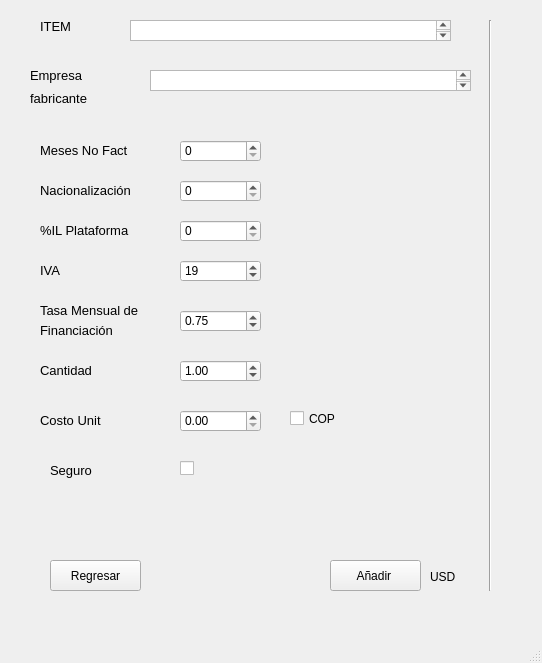
<?xml version="1.0" encoding="UTF-8"?>
<ui version="4.0">
 <class>MainWindow</class>
 <widget class="QMainWindow" name="MainWindow">
  <property name="geometry">
   <rect>
    <x>0</x>
    <y>0</y>
    <width>542</width>
    <height>663</height>
   </rect>
  </property>
  <property name="windowTitle">
   <string>MainWindow</string>
  </property>
  <widget class="QWidget" name="centralwidget">
   <widget class="QTextEdit" name="q1">
    <property name="geometry">
     <rect>
      <x>150</x>
      <y>70</y>
      <width>321</width>
      <height>21</height>
     </rect>
    </property>
   </widget>
   <widget class="QLabel" name="label_3">
    <property name="geometry">
     <rect>
      <x>30</x>
      <y>90</y>
      <width>81</width>
      <height>16</height>
     </rect>
    </property>
    <property name="font">
     <font>
      <pointsize>10</pointsize>
     </font>
    </property>
    <property name="text">
     <string>fabricante</string>
    </property>
   </widget>
   <widget class="QSpinBox" name="c2">
    <property name="geometry">
     <rect>
      <x>180</x>
      <y>140</y>
      <width>81</width>
      <height>22</height>
     </rect>
    </property>
    <property name="maximum">
     <number>999999999</number>
    </property>
   </widget>
   <widget class="QLabel" name="label_7">
    <property name="geometry">
     <rect>
      <x>40</x>
      <y>260</y>
      <width>61</width>
      <height>21</height>
     </rect>
    </property>
    <property name="font">
     <font>
      <pointsize>10</pointsize>
     </font>
    </property>
    <property name="text">
     <string>IVA</string>
    </property>
   </widget>
   <widget class="QLabel" name="label">
    <property name="geometry">
     <rect>
      <x>40</x>
      <y>20</y>
      <width>47</width>
      <height>13</height>
     </rect>
    </property>
    <property name="font">
     <font>
      <pointsize>10</pointsize>
     </font>
    </property>
    <property name="text">
     <string>ITEM </string>
    </property>
   </widget>
   <widget class="QSpinBox" name="c3">
    <property name="geometry">
     <rect>
      <x>180</x>
      <y>180</y>
      <width>81</width>
      <height>22</height>
     </rect>
    </property>
    <property name="maximum">
     <number>999999999</number>
    </property>
   </widget>
   <widget class="QLabel" name="label_5">
    <property name="geometry">
     <rect>
      <x>40</x>
      <y>360</y>
      <width>91</width>
      <height>21</height>
     </rect>
    </property>
    <property name="font">
     <font>
      <pointsize>10</pointsize>
     </font>
    </property>
    <property name="text">
     <string>Cantidad</string>
    </property>
   </widget>
   <widget class="QLabel" name="label_6">
    <property name="geometry">
     <rect>
      <x>40</x>
      <y>410</y>
      <width>111</width>
      <height>21</height>
     </rect>
    </property>
    <property name="font">
     <font>
      <pointsize>10</pointsize>
     </font>
    </property>
    <property name="text">
     <string>Costo Unit</string>
    </property>
   </widget>
   <widget class="QLabel" name="label_10">
    <property name="geometry">
     <rect>
      <x>40</x>
      <y>180</y>
      <width>121</width>
      <height>21</height>
     </rect>
    </property>
    <property name="font">
     <font>
      <pointsize>10</pointsize>
     </font>
    </property>
    <property name="text">
     <string>Nacionalización</string>
    </property>
   </widget>
   <widget class="QTextEdit" name="c1">
    <property name="geometry">
     <rect>
      <x>130</x>
      <y>20</y>
      <width>321</width>
      <height>21</height>
     </rect>
    </property>
   </widget>
   <widget class="QLabel" name="label_2">
    <property name="geometry">
     <rect>
      <x>30</x>
      <y>60</y>
      <width>71</width>
      <height>31</height>
     </rect>
    </property>
    <property name="font">
     <font>
      <pointsize>10</pointsize>
     </font>
    </property>
    <property name="text">
     <string>Empresa </string>
    </property>
   </widget>
   <widget class="QLabel" name="label_4">
    <property name="geometry">
     <rect>
      <x>40</x>
      <y>140</y>
      <width>121</width>
      <height>21</height>
     </rect>
    </property>
    <property name="font">
     <font>
      <pointsize>10</pointsize>
     </font>
    </property>
    <property name="text">
     <string>Meses No Fact</string>
    </property>
   </widget>
   <widget class="QSpinBox" name="c5">
    <property name="geometry">
     <rect>
      <x>180</x>
      <y>260</y>
      <width>81</width>
      <height>22</height>
     </rect>
    </property>
    <property name="autoFillBackground">
     <bool>false</bool>
    </property>
    <property name="prefix">
     <string/>
    </property>
    <property name="maximum">
     <number>999999999</number>
    </property>
    <property name="value">
     <number>19</number>
    </property>
   </widget>
   <widget class="QLabel" name="label_11">
    <property name="geometry">
     <rect>
      <x>40</x>
      <y>220</y>
      <width>131</width>
      <height>21</height>
     </rect>
    </property>
    <property name="font">
     <font>
      <pointsize>10</pointsize>
     </font>
    </property>
    <property name="text">
     <string>%IL Plataforma</string>
    </property>
   </widget>
   <widget class="QSpinBox" name="c4">
    <property name="geometry">
     <rect>
      <x>180</x>
      <y>220</y>
      <width>81</width>
      <height>22</height>
     </rect>
    </property>
    <property name="maximum">
     <number>999999999</number>
    </property>
   </widget>
   <widget class="QLabel" name="label_12">
    <property name="geometry">
     <rect>
      <x>40</x>
      <y>300</y>
      <width>141</width>
      <height>21</height>
     </rect>
    </property>
    <property name="font">
     <font>
      <pointsize>10</pointsize>
     </font>
    </property>
    <property name="text">
     <string>Tasa Mensual de</string>
    </property>
   </widget>
   <widget class="QLabel" name="label_13">
    <property name="geometry">
     <rect>
      <x>40</x>
      <y>320</y>
      <width>91</width>
      <height>21</height>
     </rect>
    </property>
    <property name="font">
     <font>
      <pointsize>10</pointsize>
     </font>
    </property>
    <property name="text">
     <string>Financiación </string>
    </property>
   </widget>
   <widget class="Line" name="line">
    <property name="geometry">
     <rect>
      <x>480</x>
      <y>20</y>
      <width>21</width>
      <height>571</height>
     </rect>
    </property>
    <property name="orientation">
     <enum>Qt::Vertical</enum>
    </property>
   </widget>
   <widget class="QPushButton" name="boton_anadir">
    <property name="geometry">
     <rect>
      <x>330</x>
      <y>560</y>
      <width>91</width>
      <height>31</height>
     </rect>
    </property>
    <property name="text">
     <string>Añadir </string>
    </property>
   </widget>
   <widget class="QPushButton" name="boton_regresar">
    <property name="geometry">
     <rect>
      <x>50</x>
      <y>560</y>
      <width>91</width>
      <height>31</height>
     </rect>
    </property>
    <property name="text">
     <string>Regresar</string>
    </property>
   </widget>
   <widget class="QDoubleSpinBox" name="c6">
    <property name="geometry">
     <rect>
      <x>180</x>
      <y>310</y>
      <width>81</width>
      <height>22</height>
     </rect>
    </property>
    <property name="minimum">
     <double>-50.000000000000000</double>
    </property>
    <property name="value">
     <double>0.750000000000000</double>
    </property>
   </widget>
   <widget class="QDoubleSpinBox" name="c7">
    <property name="geometry">
     <rect>
      <x>180</x>
      <y>360</y>
      <width>81</width>
      <height>22</height>
     </rect>
    </property>
    <property name="maximum">
     <double>99999.000000000000000</double>
    </property>
    <property name="value">
     <double>1.000000000000000</double>
    </property>
   </widget>
   <widget class="QDoubleSpinBox" name="c8">
    <property name="geometry">
     <rect>
      <x>180</x>
      <y>410</y>
      <width>81</width>
      <height>22</height>
     </rect>
    </property>
    <property name="maximum">
     <double>99990000.000000000000000</double>
    </property>
   </widget>
   <widget class="QCheckBox" name="c9">
    <property name="geometry">
     <rect>
      <x>290</x>
      <y>410</y>
      <width>70</width>
      <height>17</height>
     </rect>
    </property>
    <property name="text">
     <string>COP</string>
    </property>
   </widget>
   <widget class="QLabel" name="label_8">
    <property name="geometry">
     <rect>
      <x>50</x>
      <y>460</y>
      <width>61</width>
      <height>21</height>
     </rect>
    </property>
    <property name="font">
     <font>
      <pointsize>10</pointsize>
     </font>
    </property>
    <property name="text">
     <string>Seguro </string>
    </property>
   </widget>
   <widget class="QCheckBox" name="c10">
    <property name="geometry">
     <rect>
      <x>180</x>
      <y>460</y>
      <width>70</width>
      <height>17</height>
     </rect>
    </property>
    <property name="text">
     <string/>
    </property>
   </widget>
   <widget class="QLabel" name="label_9">
    <property name="geometry">
     <rect>
      <x>430</x>
      <y>570</y>
      <width>47</width>
      <height>13</height>
     </rect>
    </property>
    <property name="text">
     <string>USD</string>
    </property>
   </widget>
  </widget>
  <widget class="QMenuBar" name="menubar">
   <property name="geometry">
    <rect>
     <x>0</x>
     <y>0</y>
     <width>542</width>
     <height>26</height>
    </rect>
   </property>
  </widget>
  <widget class="QStatusBar" name="statusbar"/>
 </widget>
 <resources/>
 <connections/>
</ui>
